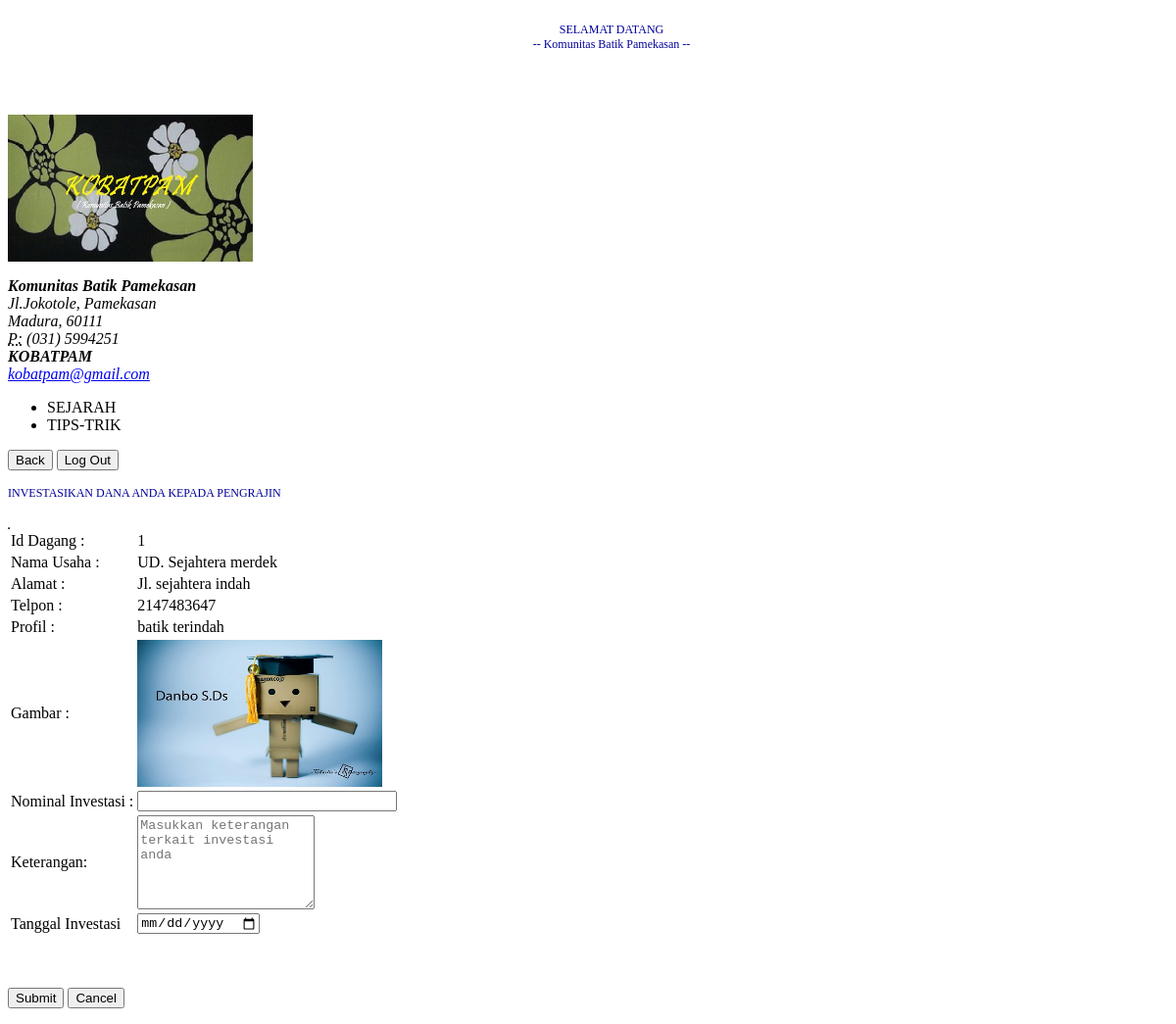
The page /kobatpam/view/invest.php?id=1 on the database as committed earlier.
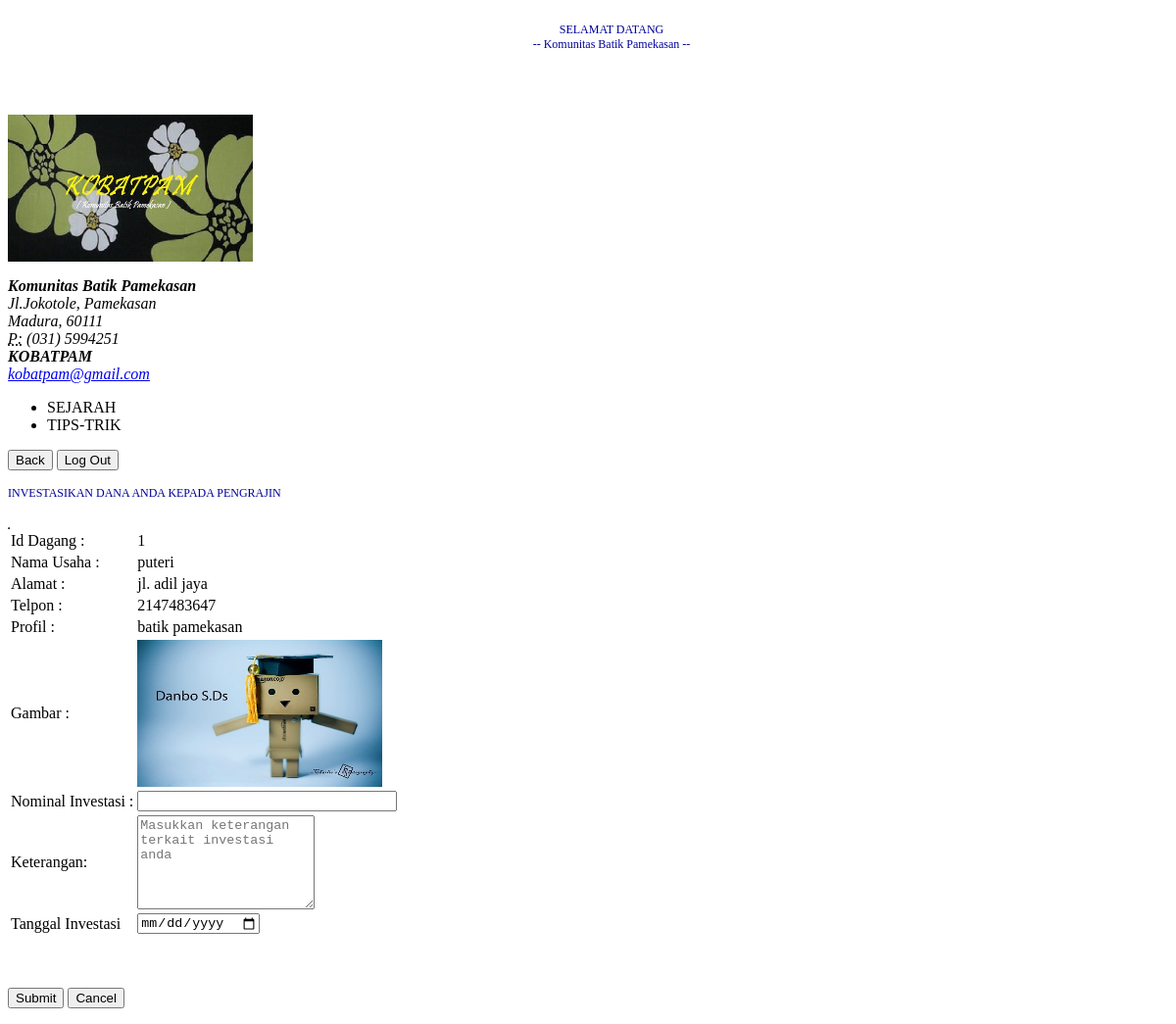
The same page on the database as committed later.
### tables this page shows
CREATE TABLE IF NOT EXISTS `pengrajin` (
  `id_dagang` int(11) NOT NULL AUTO_INCREMENT,
  `id_inv` int(11) DEFAULT NULL,
  `nama_usaha` varchar(20) DEFAULT NULL,
  `alamat_usaha` text,
  `telp_usaha` int(11) DEFAULT NULL,
  `profil_usaha` text,
  `gmbar_usaha` varchar(50) DEFAULT NULL,
  `username` varchar(20) NOT NULL,
  `password` varchar(20) NOT NULL,
  PRIMARY KEY (`id_dagang`),
  KEY `FK_Meminta` (`id_inv`)
);

### kobatpam/view/invest.php (the view, shortened to what this page needs)
<html>
<head>
	<link rel="stylesheet" type="css/text" href="../css/bootstrap.css" />
	<link rel="stylesheet" type="css/text" href="../css/style.css" />
</head>
<body>
	<div class="style3">
	  <div align="center" class="style2">
		<pre class="style3 style1 style1">
		SELAMAT DATANG
		-- Komunitas Batik Pamekasan --</pre>
			  <BR><BR>
	  </div>
	</div>
	<div class="container-fluid">
	  <div class="row-fluid">
		<div class="span2">
		  <p><img src="../img/logo_kobatpam.jpg" width="250" height="150"
		  <BR>
		  <address>
		    <strong>Komunitas Batik Pamekasan</strong><br>
					  Jl.Jokotole, Pamekasan <br>
					  Madura, 60111<br>
					  <abbr title="Phone">P:</abbr> (031) 5994251
		  </address>
					<address>
					<strong>KOBATPAM</strong><br>
					  <a href="mailto:#">kobatpam@gmail.com</a>
					</address>
					 <ul><li>SEJARAH</li>
					  <li>TIPS-TRIK</li>
			        </ul>
					<div>
				<form method="post" action="invest.php">
					<button name="back" class="btn btn-primary" type="submit">Back</button>
					<button name="log" class="btn btn-danger" type="submit">Log Out</button>
				</form>
			</div>
		</div>
		<div class="span8">
<pre class="style3 style1">INVESTASIKAN DANA ANDA KEPADA PENGRAJIN
					</pre>
<table border="1" cellpadding="3" cellspacing="0">
<?php
$id=$_GET['id'];
$query=" SELECT * FROM pengrajin WHERE id_dagang = '$id' ";
$result=mysql_query($query);
$num=mysql_numrows($result);
$i=0;
while ($i < $num) {
$idd=mysql_result($result,$i,"id_dagang");
$nama=mysql_result($result,$i,"nama_usaha");
$alamat=mysql_result($result,$i,"alamat_usaha");
$telp=mysql_result($result,$i,"telp_usaha");
$profil=mysql_result($result,$i,"profil_usaha");
$gambar=mysql_result($result,$i,"gmbar_usaha");
++$i;
}
 ?>
 <form action="../code/input_invest.php?idinv=<?php echo $id?>" method="post" enctype="multipart/form-data">
  <table>
<tr>
<td>Id Dagang :</td>
<td><?php echo $idd; ?></td>
 </tr>
 <tr>
<td>Nama Usaha :</td>
<td><?php echo $nama; ?></td>
 </tr>
<tr>
 <td>Alamat :</td>
<td><?php echo $alamat; ?></td>
</tr>
<tr>
<td>Telpon :</td>
 <td><?php echo $telp; ?></td>
</tr>
<tr>
<td>Profil :</td>
<td><?php echo $profil; ?></textarea></td>
</tr>
 <tr>
 <td>Gambar :</td>
 <td><img src="<?php echo $gambar; ?>" width="250" height="150" class="img-rounded" />
 </td>
 </tr>
 <tr>
   <td>Nominal Investasi :</td>
  <td><input type="text" name="inv" size="30" value="" ></td>
   </tr>
   <tr>
   <td>Keterangan:</td>
  <td><textarea name ="ket" placeholder="Masukkan keterangan terkait investasi anda" rows="6" required="required" ></textarea></td>
   </tr>
   <tr>
   <td>Tanggal Investasi</td>
   <td><input type="date" name="tgl" size="50" value="pilih tanggal" ></td>
   </tr>
   </table>
   <p>
 <BR><BR>
 <button class="btn btn-primary" type="submit" name="submit">Submit</button>
 <button class="btn" type="submit">Cancel</button>
</form>
</body>
</html>
</body>
</html>

### kobatpam/view/invest.php (style rules this page uses)
.style2 { font-family: Georgia, "Times New Roman", Times, serif }

Rows that differ between the two databases and show on the page:
changed pengrajin id 1: nama_usaha "UD. Sejahtera merdek" → "puteri"; alamat_usaha "Jl. sejahtera indah" → "jl. adil jaya"; profil_usaha "batik terindah" → "batik pamekasan"
